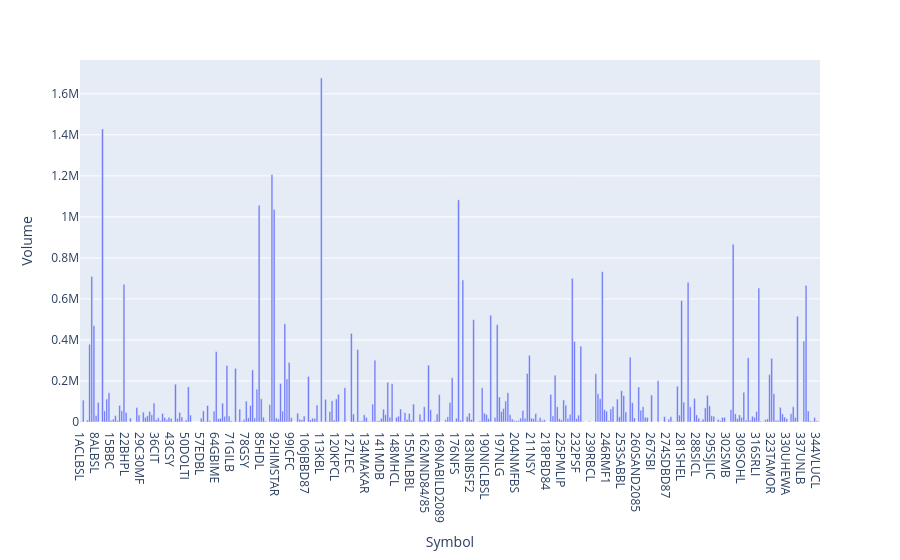

Notebook cell for this chart:
### Code cell
import plotly.express as px
df1 = df.sort_values(by = "Volume", ascending = False)[0:10]
fig = px.bar(df, x='Symbol', y='Volume')
fig.show()

### Figure 1 — Plotly figure (JSON) as saved in the notebook; plotly's stock layout.template omitted (floating-point values rounded to 4 significant figures; data arrays with more than 128 entries replaced by an {"elided": "..."} marker saying what was removed)
{"data": [{"hovertemplate": "Symbol=%{x}<br>Volume=%{y}<extra></extra>", "legendgroup": "", "marker": {"color": "#636efa", "pattern": {"shape": ""}}, "name": "", "orientation": "v", "showlegend": false, "textposition": "auto", "type": "bar", "x": {"elided": "345 str values"}, "xaxis": "x", "y": {"elided": "345 float values"}, "yaxis": "y"}], "layout": {"barmode": "relative", "legend": {"tracegroupgap": 0}, "margin": {"t": 60}, "xaxis": {"anchor": "y", "domain": [0, 1], "title": {"text": "Symbol"}}, "yaxis": {"anchor": "x", "domain": [0, 1], "title": {"text": "Volume"}}}}
